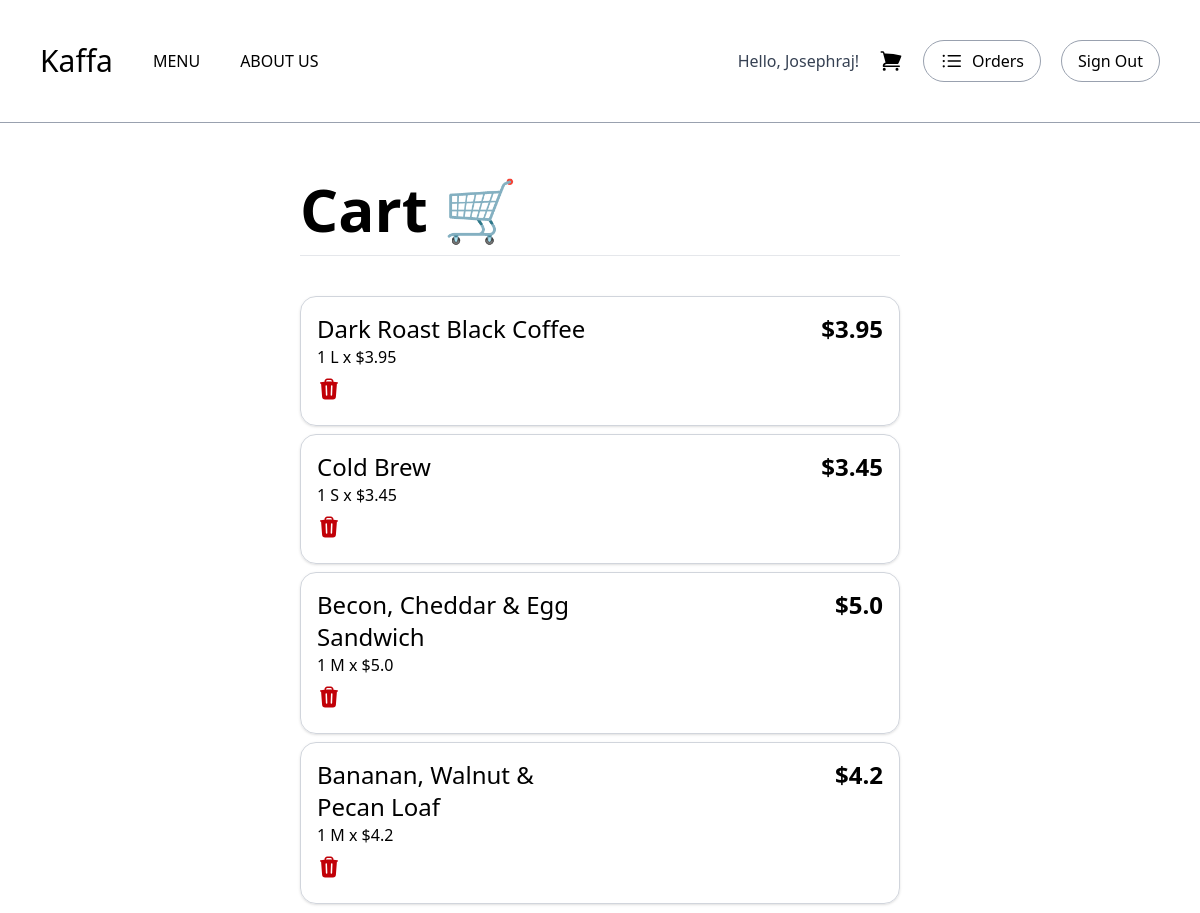
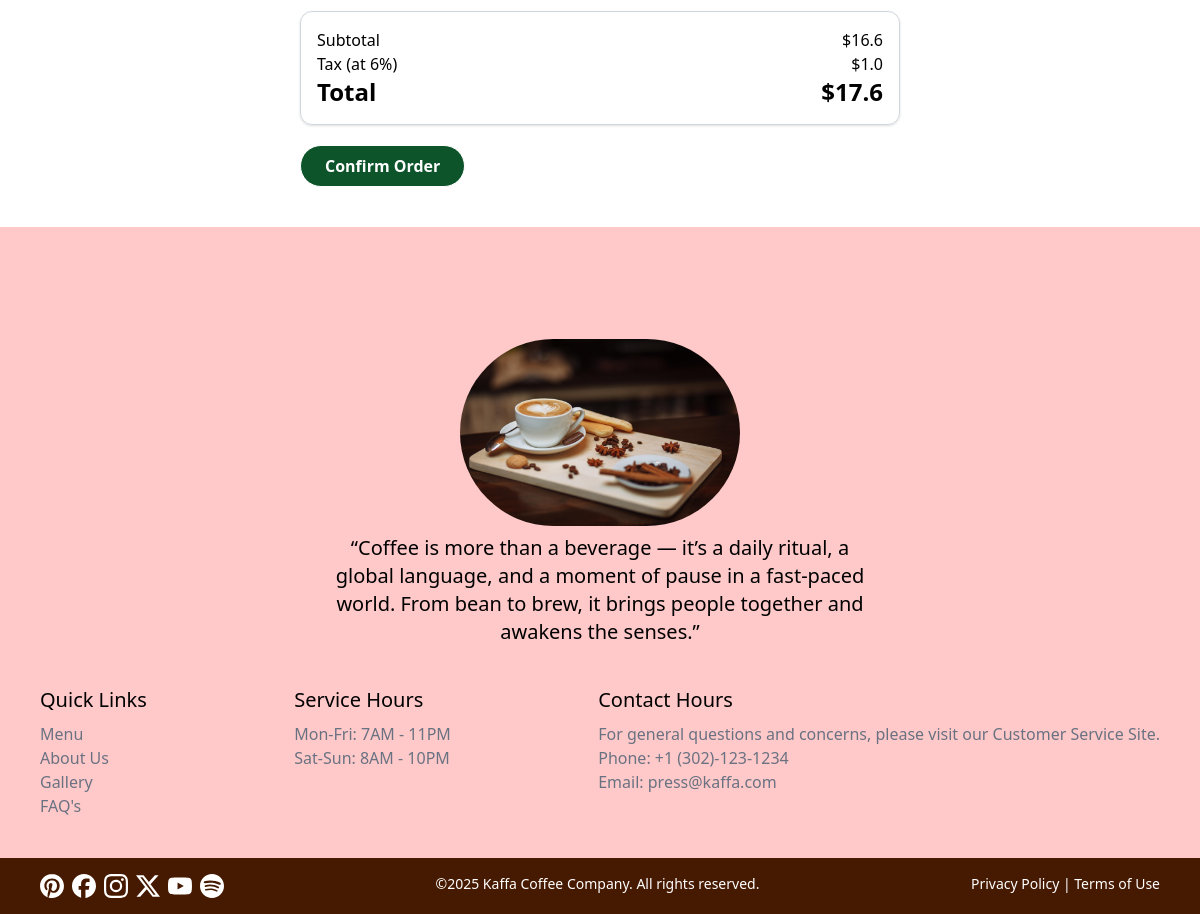
The page /menu/cart (signed in) on the database its author committed (2 pictures, top to bottom).
### users/models.py (models this page shows, shortened)
class User(AbstractUser):
    first_name = models.CharField(max_length=50)
    last_name = models.CharField(max_length=50)
    email = models.EmailField(unique=True)
    created_at = models.DateTimeField(auto_now_add=True)

### menu/models.py (models this page shows, shortened)
class Item(models.Model):
    name = models.CharField(max_length=100)
    price = models.DecimalField(max_digits=8, decimal_places=2)
    category = models.ForeignKey(Category, on_delete=models.CASCADE)
    image = models.ImageField(upload_to='theme/static/img/', blank=True, null=True)
    description = models.CharField(default='Description not available. Coming Soon!')
    nutrition = models.CharField(default='Nutrition Values not available at the moment.')

### menu/views.py (the view)
# urls.py: path('cart', views.cart_view, name='cart'),
@login_required
def cart_view(request):
    items = Item.objects.all()
    cartItems = CartItem.objects.filter(user=request.user)
    context = {}
    cartItemsLoad = []
    subTotal = 0
    for cartItem in cartItems:
        for item in items:
            if cartItem.item.name == item.name:
                if cartItem.size == 'S':
                    subTotal += (float(item.price)-0.5)*float(cartItem.quantity)
                    cartItemsLoad.append({'id':cartItem.id, 'drink':item.name,'size': cartItem.size, 'quantity': cartItem.quantity, 'perPrice':float(item.price)-0.5, 'subSubTotal':(float(item.price)-0.5)*float(cartItem.quantity)})
                elif cartItem.size == 'M':
                    subTotal += float(item.price)*float(cartItem.quantity)
                    cartItemsLoad.append({'id':cartItem.id, 'drink':item.name,'size': cartItem.size, 'quantity': cartItem.quantity, 'perPrice':float(item.price), 'subSubTotal':float(item.price*cartItem.quantity)})
                else:
                    subTotal += (float(item.price)+1)*float(cartItem.quantity)
                    cartItemsLoad.append({'id':cartItem.id, 'drink':item.name,'size': cartItem.size, 'quantity': cartItem.quantity, 'perPrice':float(item.price)+1, 'subSubTotal':(float(item.price)+1)*float(cartItem.quantity)})
    context['cartItems'] = cartItemsLoad
    context['SubTotal'] = round(subTotal, 2)
    tax_rate = 0.06 # Example tax rate of 6%
    context['Tax'] = round(subTotal * tax_rate, 2)
    context['Total'] = round(subTotal + (subTotal * tax_rate), 2)
    '''
    {
        "cartItems": [
            {
                "drink":"Dark Roast",
                "quantity":2,
                "perPrice":2.59,
                "subSubTotal":5.18
            },
            {
                "drink":"Latte",
                "quantity":1,
                "perPrice":3.59,
                "subSubTotal":3.59
            }
        ],
        "SubTotal": 90,
        "Tax": 10,
        "Total": 100
    }
    '''
    return render(request, 'cart.html', context)

### menu/templates/cart.html (shortened to what this page needs)
{% load static tailwind_tags %}
<!DOCTYPE html>
<html lang="en">
  <head>
    {% tailwind_css %}
  </head>
  <body>
    <div
      class="flex justify-between items-center p-10 mb-10 border-b-1 border-gray-400"
    >
      <div class="flex items-center gap-10">
        <a href="/" class="text-3xl font-medium">Kaffa</a>
        <a
          href="{% url 'menu' %}"
          class="font-medium hover:underline hover:underline-offset-8 cursor-pointer"
        >
          MENU
        </a>
        <a
          href="{% url 'about us' %}"
          class="font-medium hover:underline hover:underline-offset-8 cursor-pointer"
        >
          ABOUT US
        </a>
      </div>
      <div class="flex items-center gap-5">
        {% if user.is_authenticated %}
          <span class="font-medium text-gray-700">Hello, {{ user.first_name|default:user.email }}!</span>
          <a href="{% url 'cart' %}">
          </a>
          <a href="{% url 'order' %}" class="flex gap-2 font-medium rounded-full border border-gray-400 px-4 py-2 hover:bg-black hover:text-white transition delay-150 cursor-pointer">
            <p>Orders</p>
          </a>
          <a
            href="{% url 'signout' %}"
            class="font-medium rounded-full border border-gray-400 px-4 py-2 hover:bg-black hover:text-white transition delay-150 cursor-pointer"
          >
            Sign Out
          </a>
        {% endif %}
      </div>
    </div>
    <div class="flex w-full justify-center mb-10">
      <div class="w-1/2 font-light">
        <h1 class="flex text-6xl font-bold mb-10 border-b py-4 border-gray-200">Cart 🛒</h1>
        {% for cartItem in cartItems %}
        <div class="flex border border-gray-300 shadow rounded-2xl mb-2 p-4">
            <div class="basis-1/2">
              <div class="text-2xl">{{ cartItem.drink }}</div>
              <div>{{ cartItem.quantity }} {{ cartItem.size }} x ${{ cartItem.perPrice }}</div>
              <div class="flex text-center">
                <a href="{% url 'deleteCartItem' cartItem.id %}" class="py-2">
                </a>
              </div>
            </div>
            <div class="flex basis-1/2 justify-end font-bold text-2xl items-start">${{ cartItem.subSubTotal }}</div>
        </div>
        {% endfor %}
        <div class="flex my-5 border border-gray-300 shadow rounded-xl p-4">
          <div class="basis-1/2">
            <div>Subtotal</div>
            <div>Tax (at 6%)</div>
            <div class="font-bold text-2xl">Total</div>
          </div>
          <div class="basis-1/2 flex flex-col items-end">
            <div>${{SubTotal}}</div>
            <div>${{Tax}}</div>
            <div class="font-bold text-2xl">${{Total}}</div>
          </div>
        </div>
        <div>
          <form method="POST" action="{% url 'order' %}">
            <button type="submit" class="font-bold border text-white bg-green-900 rounded-full px-6 py-2 hover:bg-green-950 transition delay-50 cursor-pointer">Confirm Order</button>
          </form>
        </div>
      </div>
    </div>
    <div class="pt-28 bg-red-200 flex flex-col gap-10">
      <div class="flex flex-col gap-2 px-10">
        <div class="flex justify-center">
          <img
            src="{% static 'img/coffee2.jpg' %}"
            alt="coffeecup"
            class="w-1/4 rounded-full"
          />
        </div>
        <div class="flex justify-center">
          <p class="text-center font-thin text-xl w-1/2">
            “Coffee is more than a beverage — it’s a daily ritual, a global
            language, and a moment of pause in a fast-paced world. From bean to
            brew, it brings people together and awakens the senses.”
          </p>
        </div>
      </div>
      <div class="flex justify-between px-10">
        <div>
          <div class="text-xl mb-2">Quick Links</div>
          <div class="text-gray-500">
            <a href="menu">Menu</a><br />
            <a href="about-us">About Us</a><br />
            <a href="#">Gallery</a><br />
            <a href="#">FAQ's</a>
          </div>
        </div>
        <div>
          <div class="text-xl mb-2">Service Hours</div>
          <div class="text-gray-500">
            Mon-Fri: 7AM - 11PM <br />Sat-Sun: 8AM - 10PM
          </div>
        </div>
        <div>
          <div class="text-xl mb-2">Contact Hours</div>
          <div class="text-gray-500">
            For general questions and concerns, please visit our
            <a href="#">Customer Service Site.</a><br />Phone: +1
            (302)-123-1234<br />Email: press@kaffa.com
          </div>
        </div>
      </div>
      <div class="flex justify-between bg-amber-950 text-white px-10 py-4">
        <div class="flex gap-2">
          <a href="#">
            <img
              src="{% static 'img/pinterest.svg' %}"
              alt="pinterest"
              class="h-6 w-6 invert"
            />
          </a>
          <a href="#">
            <img
              src="{% static 'img/facebook.svg' %}"
              alt="facebook"
              class="h-6 w-6 invert"
            />
          </a>
          <a href="#">
            <img
              src="{% static 'img/instagram.svg' %}"
              alt="instagram"
              class="h-6 w-6 invert"
            />
          </a>
          <a href="#">
            <img
              src="{% static 'img/x.svg' %}"
              alt="x"
              class="h-6 w-6 invert"
            />
          </a>
          <a href="#">
            <img
              src="{% static 'img/youtube.svg' %}"
              alt="youtube"
              class="h-6 w-6 invert"
            />
          </a>
          <a href="#">
            <img
              src="{% static 'img/spotify.svg' %}"
              alt="spotify"
              class="h-6 w-6 invert"
            />
          </a>
        </div>
        <div class="text-sm">
          &copy;2025 Kaffa Coffee Company. All rights reserved.
        </div>
        <div class="text-sm">Privacy Policy | Terms of Use</div>
      </div>
    </div>
  </body>
</html>

### rows shown on the page
User: first_name "Josephraj"
Item: drink "Dark Roast Black Coffee"
Item: drink "Cold Brew"
Item: drink "Becon, Cheddar & Egg Sandwich"
Item: drink "Bananan, Walnut & Pecan Loaf"

### other values the page prints
{{ cartItem.quantity }} "1" "1" "1" "1"
{{ cartItem.size }} "L" "S" "M" "M"
{{ cartItem.perPrice }} "3.95" "3.45" "5.0" "4.2"
{{ cartItem.subSubTotal }} "3.95" "3.45" "5.0" "4.2"
{{ SubTotal }} "16.6"
{{ Tax }} "1.0"
{{ Total }} "17.6"
